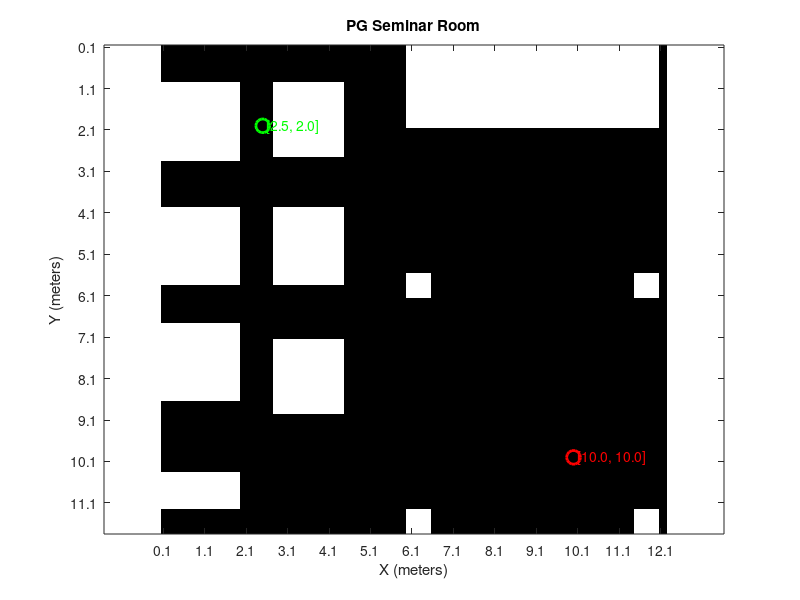

Write MATLAB code to recreate this figure. (Note: this script raises an error after producing the figure.)
% Room dimensions (in meters)
room_length = 12.124; % Length in meters
room_height = 11.64;  % Height in meters
cell_size = 0.1;      % Each cell is 10x10 cm (0.1m x 0.1m)

% Calculate grid size
rows = ceil(room_height / cell_size); % Number of rows
cols = ceil(room_length / cell_size); % Number of columns

% Initialize the grid
grid = zeros(rows, cols);

% Define obstacles (manual positioning based on the map)
% Stage (yellow area at top-right)
grid(1:20, 60:120) = 1; % Approximate position for the stage

% Racks (blue and green areas)
grid(10:28, 1:19) = 1;    % Rack 01
grid(10:27, 28:44) = 1;   % Rack 02
grid(40:58, 1:19) = 1;   % Rack 03
grid(40:58, 28:44) = 1;  % Rack 04
grid(68:86, 1:19) = 1;   % Rack 05
grid(72:89, 28:44) = 1;  % Rack 06
grid(104:112, 1:19) = 1;   % Rack 07
%grid(110:118, 90:98) = 1; % Rack 08

% Define brown blocks (manual positioning based on the map)
grid(56:61, 60:65) = 1;  % Brown block 1
grid(56:61, 115:120) = 1;  % Brown block 2
grid(113:118, 60:65) = 1;  % Brown block 3
grid(113:118, 115:120) = 1; % Brown block 4

% Display the grid
figure;
imagesc(grid);
colormap(gray);
axis equal tight;
title('PG Seminar Room');
xlabel('X (meters)');
ylabel('Y (meters)');

% Adjust axis ticks and labels to show values in meters
xticks(1:10:cols);
xticklabels(arrayfun(@(x) sprintf('%.1f', x * cell_size), xticks, 'UniformOutput', false));
yticks(1:10:rows);
yticklabels(arrayfun(@(y) sprintf('%.1f', y * cell_size), yticks, 'UniformOutput', false));

% Define and plot specific points
start_pos = [20, 25]; % Example start position in grid coordinates
goal_pos = [100, 100]; % Example goal position in grid coordinates

% Convert grid coordinates to [x, y] meters
start_xy = [(start_pos(2) ) * cell_size, (start_pos(1)) * cell_size];
goal_xy = [(goal_pos(2) ) * cell_size, (goal_pos(1)) * cell_size];

% Plot start and goal points
hold on;
plot(start_pos(2), start_pos(1), 'go', 'MarkerSize', 10, 'LineWidth', 2); % Start point
text(start_pos(2) + 1, start_pos(1), sprintf('[%.1f, %.1f]', start_xy(1), start_xy(2)), 'Color', 'green');

plot(goal_pos(2), goal_pos(1), 'ro', 'MarkerSize', 10, 'LineWidth', 2); % Goal point
text(goal_pos(2) + 1, goal_pos(1), sprintf('[%.1f, %.1f]', goal_xy(1), goal_xy(2)), 'Color', 'red');

% Call A* function
path = a_star_algorithm(grid, start_pos, goal_pos);

% Plot the path
if ~isempty(path)
    for i = 1:length(path)-1
        plot([path(i,2), path(i+1,2)], [path(i,1), path(i+1,1)], 'r', 'LineWidth', 2);
    end
else
    disp('No path found!');
end

%% Function for A* Algorithm

% Function for A* Algorithm
function path = a_star_algorithm(grid, start_pos, goal_pos)
    % Expand obstacles to maintain at least 10 cm distance
    grid_with_buffer = expand_obstacles(grid);
    
    % Initialize open and closed lists
    open_list = [];
    closed_list = zeros(size(grid_with_buffer));
    parent = zeros(size(grid_with_buffer, 1), size(grid_with_buffer, 2), 2); % To store parent cells
    
    % Heuristic function (Manhattan distance)
    heuristic = @(pos) abs(pos(1) - goal_pos(1)) + abs(pos(2) - goal_pos(2));
    
    % Cost from start
    g_cost = zeros(size(grid_with_buffer)) + Inf;
    g_cost(start_pos(1), start_pos(2)) = 0;
    
    % Total cost
    f_cost = zeros(size(grid_with_buffer)) + Inf;
    f_cost(start_pos(1), start_pos(2)) = heuristic(start_pos);
    
    % Add start position to open list
    open_list = [start_pos, f_cost(start_pos(1), start_pos(2))];
    
    % Define movement directions (up, down, left, right)
    directions = [0, 1; 1, 0; 0, -1; -1, 0];
    
    while ~isempty(open_list)
        % Find the cell with the lowest f_cost
        [~, idx] = min(open_list(:, 3));
        current = open_list(idx, 1:2);
        open_list(idx, :) = [];
        
        % Check if goal is reached
        if isequal(current, goal_pos)
            % Reconstruct path
            path = [];
            while ~isequal(current, start_pos)
                path = [current; path];
                current = squeeze(parent(current(1), current(2), :))';
            end
            path = [start_pos; path];
            return;
        end
        
        % Mark current node as visited
        closed_list(current(1), current(2)) = 1;
        
        % Explore neighbors
        for i = 1:size(directions, 1)
            neighbor = current + directions(i, :);
            
            % Check bounds and obstacle
            if neighbor(1) < 1 || neighbor(1) > size(grid_with_buffer, 1) || ...
               neighbor(2) < 1 || neighbor(2) > size(grid_with_buffer, 2) || ...
               grid_with_buffer(neighbor(1), neighbor(2)) == 1 || ...
               closed_list(neighbor(1), neighbor(2)) == 1
                continue;
            end
            
            % Calculate g_cost for neighbor
            tentative_g_cost = g_cost(current(1), current(2)) + 1;
            
            % Check if this path is better
            if tentative_g_cost < g_cost(neighbor(1), neighbor(2))
                parent(neighbor(1), neighbor(2), :) = current;
                g_cost(neighbor(1), neighbor(2)) = tentative_g_cost;
                f_cost(neighbor(1), neighbor(2)) = tentative_g_cost + heuristic(neighbor);
                
                % Add neighbor to open list if not already there
                if isempty(open_list) || ~ismember(neighbor, open_list(:, 1:2), 'rows')
                    open_list = [open_list; neighbor, f_cost(neighbor(1), neighbor(2))];
                end
            end
        end
    end
    
    % If no path is found
    path = [];
end

% Function to expand obstacles (buffer zone around obstacles in both x and y directions)
function expanded_grid = expand_obstacles(grid)
    % Create a padded grid to handle edge cases
    padding = 2; % x0 cm corresponds to x cells (10 cm per cell)
    padded_grid = padarray(grid, [padding, padding], 0, 'both'); % Pad by 2 cells
    
    % Initialize expanded grid
    expanded_grid = grid;
    
    % Iterate through the original grid with padding
    for row = padding + 1:size(padded_grid, 1) - padding
        for col = padding + 1:size(padded_grid, 2) - padding
            % If the current cell is an obstacle, mark neighbors in the expanded grid
            if padded_grid(row, col) == 1
                expanded_grid(row-padding:row+padding, col-padding:col+padding) = 1;
            end
        end
    end
end


function path = a_star_algorithm_initial(grid, start_pos, goal_pos)
    % Initialize open and closed lists
    open_list = [];
    closed_list = zeros(size(grid));
    parent = zeros(size(grid, 1), size(grid, 2), 2); % To store parent cells
    
    % Heuristic function (Manhattan distance)
    heuristic = @(pos) abs(pos(1) - goal_pos(1)) + abs(pos(2) - goal_pos(2));
    
    % Cost from start
    g_cost = zeros(size(grid)) + Inf;
    g_cost(start_pos(1), start_pos(2)) = 0;
    
    % Total cost
    f_cost = zeros(size(grid)) + Inf;
    f_cost(start_pos(1), start_pos(2)) = heuristic(start_pos);
    
    % Add start position to open list
    open_list = [start_pos, f_cost(start_pos(1), start_pos(2))];
    
    % Define movement directions (up, down, left, right)
    directions = [0, 1; 1, 0; 0, -1; -1, 0];
    
    while ~isempty(open_list)
        % Find the cell with the lowest f_cost
        [~, idx] = min(open_list(:, 3));
        current = open_list(idx, 1:2);
        open_list(idx, :) = [];
        
        % Check if goal is reached
        if isequal(current, goal_pos)
            % Reconstruct path
            path = [];
            while ~isequal(current, start_pos)
                path = [current; path];
                current = squeeze(parent(current(1), current(2), :))';
            end
            path = [start_pos; path];
            return;
        end
        
        % Mark current node as visited
        closed_list(current(1), current(2)) = 1;
        
        % Explore neighbors
        for i = 1:size(directions, 1)
            neighbor = current + directions(i, :);
            
            % Check bounds and obstacle
            if neighbor(1) < 1 || neighbor(1) > size(grid, 1) || ...
               neighbor(2) < 1 || neighbor(2) > size(grid, 2) || ...
               grid(neighbor(1), neighbor(2)) == 1 || ...
               closed_list(neighbor(1), neighbor(2)) == 1
                continue;
            end
            
            % Calculate g_cost for neighbor
            tentative_g_cost = g_cost(current(1), current(2)) + 1;
            
            % Check if this path is better
            if tentative_g_cost < g_cost(neighbor(1), neighbor(2))
                parent(neighbor(1), neighbor(2), :) = current;
                g_cost(neighbor(1), neighbor(2)) = tentative_g_cost;
                f_cost(neighbor(1), neighbor(2)) = tentative_g_cost + heuristic(neighbor);
                
                % Add neighbor to open list if not already there
                if isempty(open_list) || ~ismember(neighbor, open_list(:, 1:2), 'rows')
                    open_list = [open_list; neighbor, f_cost(neighbor(1), neighbor(2))];
                end
            end
        end
    end
    
    % If no path is found
    path = [];
end
